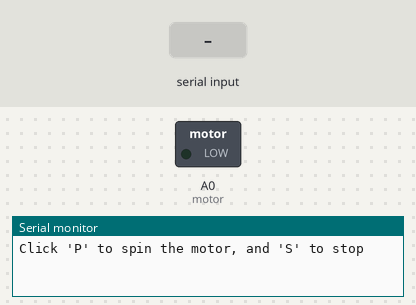
This sketch was run on a simulated Arduino Uno, built with avr-gcc and run on an emulated ATmega328P. Parts: switched loads named in the sketch (green lamp = pin HIGH), the last lines printed to the serial monitor. The test bench sets the inputs (shaded band).

Above: at 1.2 s.
1.3 s: "s" received over Serial
At 3.0 s:
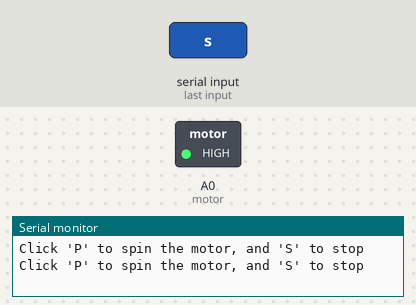
3.8 s: "p" received over Serial
At 6.1 s:
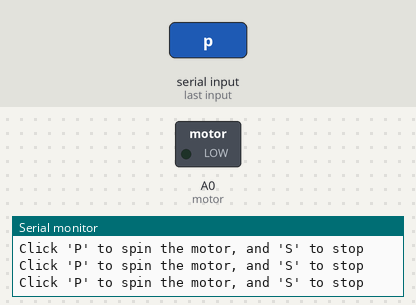
Timing chart, 0 to 7.6 s (numbered marks = the images above; inputs shaded):
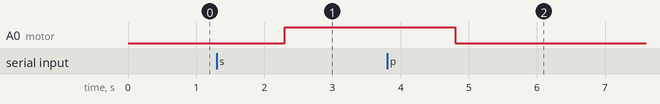

Measured:
- after the input at 1.3 s, A0 (motor): LOW → HIGH after 1.0 s
- after the input at 3.8 s, A0 (motor): HIGH → LOW after 1.0 s

The sketch:

Bluetooth_Module.ino
```cpp
int motor=A0; //hubungkan motor ke A0
int h=255; //kondisi high (5 V)
int l=0; //kondisi low (0 V)
String motion;

void setup(){
  Serial.begin(9600);
  pinMode(motor,OUTPUT);
}

void loop(){
  Serial.println("Click 'P' to spin the motor, and 'S' to stop");
  while(Serial.available()==0){}

  motion=Serial.readString();
  if (motion == "p"){
    analogWrite(motor,l);
  }

  if (motion == "s"){
    analogWrite(motor,h);
  }
}
```
